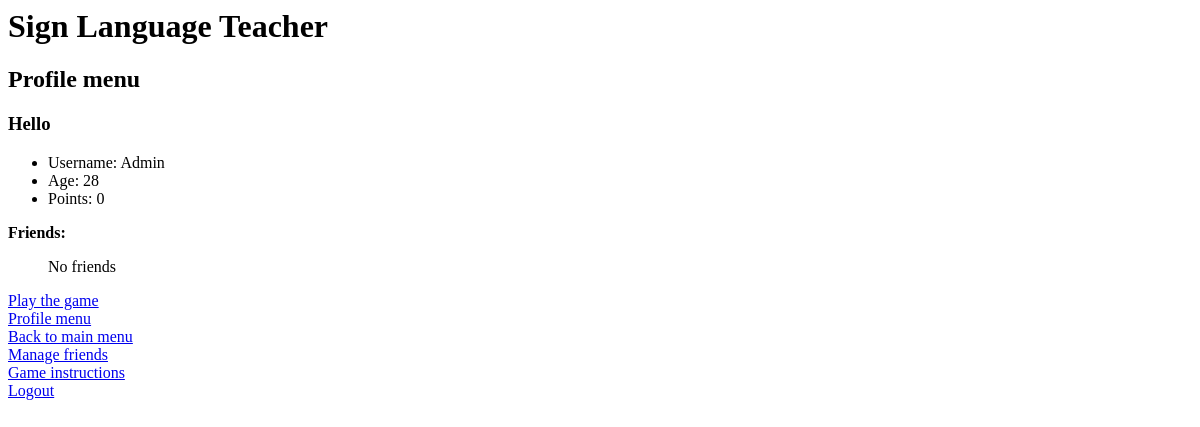
The app's page /sign-language-teacher/profile/ (signed in), older data.
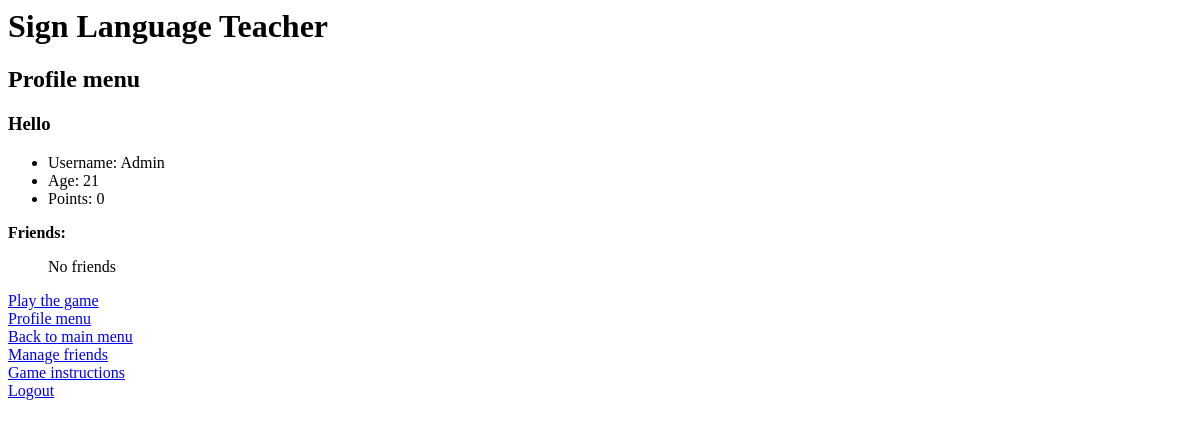
The same page, newer data.
### registration/models.py (models this page shows, shortened)
class UserProfile(models.Model):
    TYPES = (('parent', 'parent'), ('student', 'student'))
    user = models.OneToOneField(User, on_delete=models.CASCADE, blank=True, null=True)
    son = models.ForeignKey(User, on_delete=models.SET_NULL, blank=True, null=True, related_name='son')
    address = models.CharField(max_length=100, default='')
    age = models.IntegerField(default=0)
    points = models.IntegerField(default=0)
    type = models.CharField(max_length=10, choices=TYPES, default='student')
    is_admin = models.BooleanField(default=False)
    suspention_time = models.DateTimeField(default=datetime.now())

### registration/views.py (the view)
# urls.py: path('profile/', views.profile, name='profile'),
def profile(request):
    if request.user is None or not request.user.is_authenticated:
        return HttpResponse("Not logged in")
    u1 = request.user
    try:
        friend = Friend.objects.get(current_user=u1)
        friends = list(map(lambda x: x.username, friend.users.all()))
    except Friend.DoesNotExist:
        friends = []
    up1 = get_object_or_404(UserProfile, user=u1)
    return render(request, 'registration/details.html', {'user': u1, 'profile': up1, 'friends': friends})

### registration/templates/registration/details.html
{% extends 'registration/index.html' %}
{% block content %}
    <h2>Profile menu</h2>
    <h3>Hello {{ user.get_full_name }}</h3>
    <ul>
        <li>Username: {{user.username}}</li>
        <li>Age: {{profile.age}}</li>
        <li>Points: {{profile.points}}</li>
    </ul>
    <p><strong>Friends:</strong></p>
    <ul>
        {% for f in friends %}
        <li>{{f}}</li>
        {% empty %}
        <p>No friends</p>
        {% endfor %}
    </ul>
{% endblock %}

### registration/templates/registration/index.html (shortened to what this page needs)
{% block title %}
    <h1>Sign Language Teacher</h1>
{% endblock %}
{% block content %}{% endblock %}
{% block links %}
    {% if user.is_authenticated %}
        <a href="{% url 'registration:game' %}">Play the game</a><br>
        <a href="{% url 'registration:profile' %}">Profile menu</a><br>
        <a href="{% url 'registration:index' %}">Back to main menu</a><br>
        <a href="{% url 'registration:add-friend' %}">Manage friends</a><br>
        <a href="{% url 'registration:info' %}">Game instructions</a><br>
        <a href="{% url 'registration:logout' %}">Logout</a><br>
    {% endif %}
{% endblock %}

Row changes from the older to the newer data that the page shows:
changed UserProfile: age "28" → "21"
